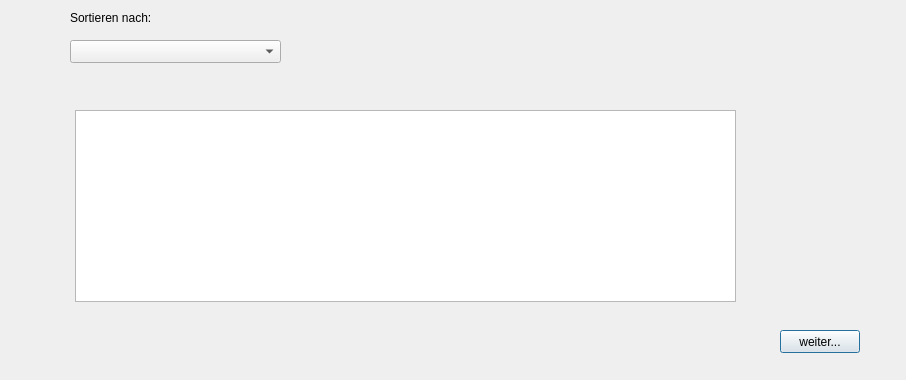
<?xml version="1.0" encoding="UTF-8"?>
<ui version="4.0">
 <class>Dialog</class>
 <widget class="QDialog" name="Dialog">
  <property name="geometry">
   <rect>
    <x>0</x>
    <y>0</y>
    <width>906</width>
    <height>380</height>
   </rect>
  </property>
  <property name="windowTitle">
   <string>Dialog</string>
  </property>
  <widget class="QPushButton" name="pushButton_weiter">
   <property name="geometry">
    <rect>
     <x>780</x>
     <y>330</y>
     <width>80</width>
     <height>23</height>
    </rect>
   </property>
   <property name="text">
    <string>weiter...</string>
   </property>
  </widget>
  <widget class="QComboBox" name="comboBox_auswahl">
   <property name="geometry">
    <rect>
     <x>70</x>
     <y>40</y>
     <width>211</width>
     <height>23</height>
    </rect>
   </property>
  </widget>
  <widget class="QLabel" name="label">
   <property name="geometry">
    <rect>
     <x>70</x>
     <y>10</y>
     <width>111</width>
     <height>16</height>
    </rect>
   </property>
   <property name="text">
    <string>Sortieren nach:</string>
   </property>
  </widget>
  <widget class="QTableWidget" name="tableWidget_Statistik">
   <property name="geometry">
    <rect>
     <x>75</x>
     <y>110</y>
     <width>661</width>
     <height>192</height>
    </rect>
   </property>
  </widget>
 </widget>
 <resources/>
 <connections/>
</ui>
